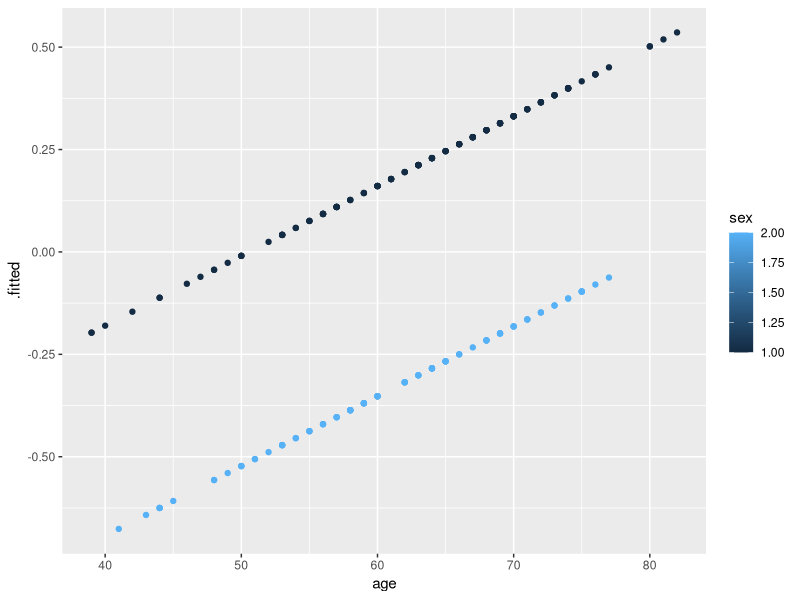
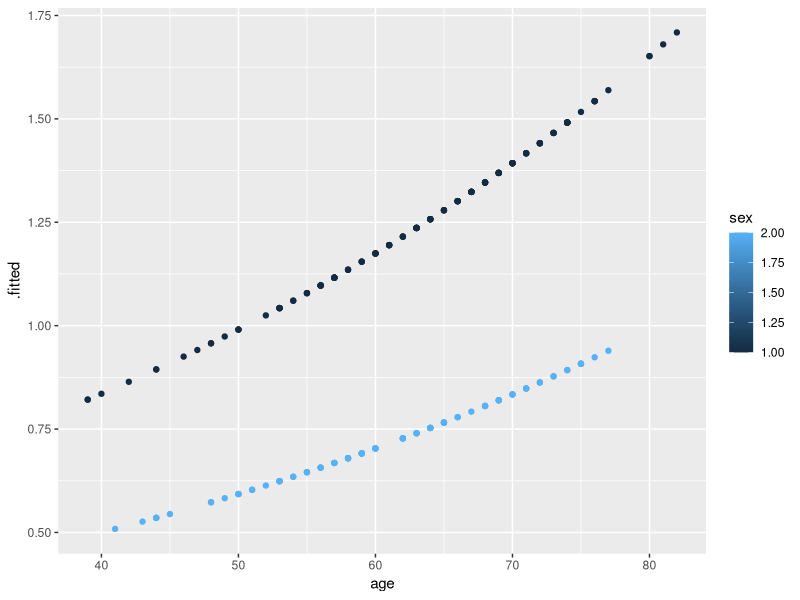
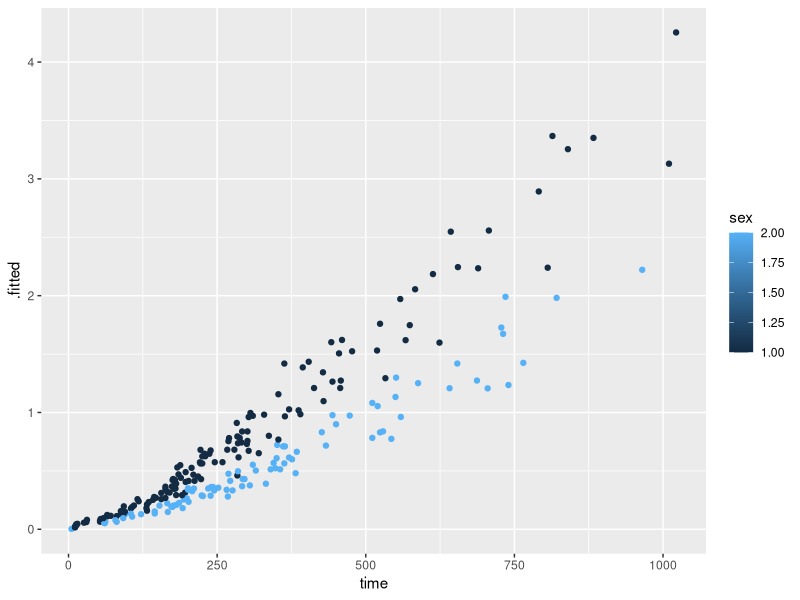

Here is the R script that generated these plots, in order:
library(broom)


### Name: tidy.coxph
### Title: Tidy a(n) coxph object
### Aliases: tidy.coxph coxph_tidiers

### ** Examples


library(survival)

cfit <- coxph(Surv(time, status) ~ age + sex, lung)

tidy(cfit)
tidy(cfit, exponentiate = TRUE)

lp <- augment(cfit, lung)
risks <- augment(cfit, lung, type.predict = "risk")
expected <- augment(cfit, lung, type.predict = "expected")

glance(cfit)

# also works on clogit models
resp <- levels(logan$occupation)
n <- nrow(logan)
indx <- rep(1:n, length(resp))
logan2 <- data.frame(
  logan[indx,],
  id = indx,
  tocc = factor(rep(resp, each=n))
)

logan2$case <- (logan2$occupation == logan2$tocc)

cl <- clogit(case ~ tocc + tocc:education + strata(id), logan2)
tidy(cl)
glance(cl)

library(ggplot2)

ggplot(lp, aes(age, .fitted, color = sex)) +
  geom_point()

ggplot(risks, aes(age, .fitted, color = sex)) + 
  geom_point()
  
ggplot(expected, aes(time, .fitted, color = sex)) + 
  geom_point()
